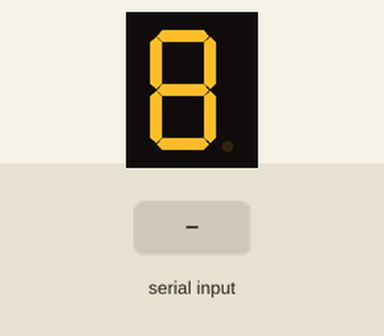
Recording of a sketch running on a simulated Arduino Uno, built with avr-gcc and run on an emulated ATmega328P. Parts: 1-digit seven-segment display. Wiring (inferred from the names in the program): 1-digit 7-segment display, segments lit when LOW: segments pin 13, pin 12, pin 11, pin 10, pin 9, pin 8, pin 7. Inputs (shaded band) come from the test bench. The segment pins are drawn as the display they are named for.

Above: at 1.2 s.
1.3 s: "1" received over Serial
At 2.2 s:
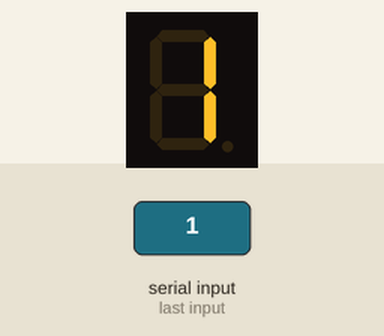
2.8 s: "2" received over Serial
At 3.4 s:
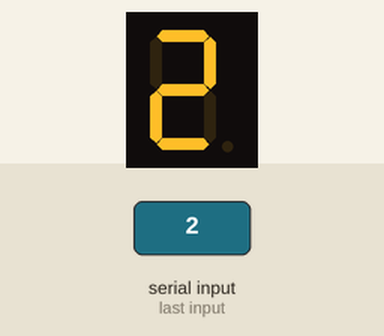
4.3 s: "3" received over Serial
At 5.5 s:
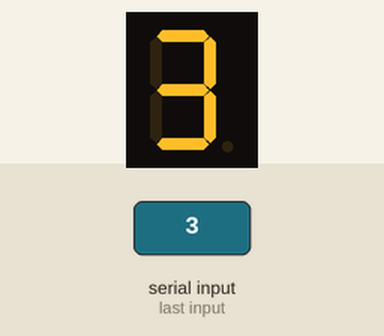
5.8 s: "4" received over Serial
At 6.8 s:
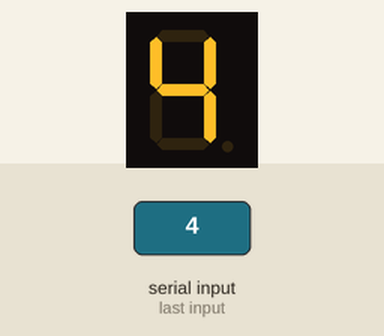
7.3 s: "5" received over Serial
At 8.0 s:
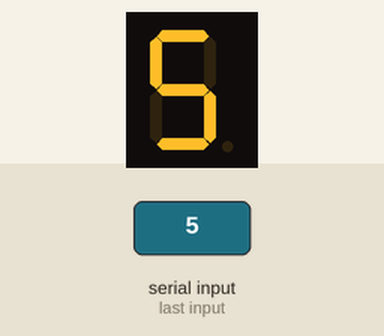
8.8 s: "6" received over Serial
At 9.1 s:
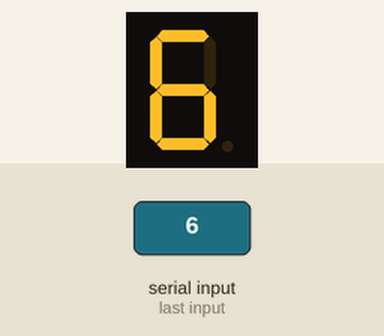
Timing chart, 0 to 11.3 s (numbered marks = the images above; inputs shaded):
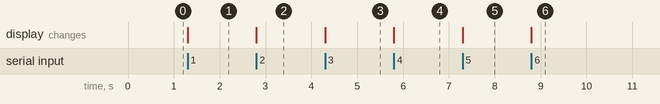

Measured:
- after the input at 1.3 s, the display: changes at once (image 1)
- after the input at 2.8 s, the display: changes at once (image 2)
- after the input at 4.3 s, the display: changes at once (image 3)
- after the input at 5.8 s, the display: changes at once (image 4)
- after the input at 7.3 s, the display: changes at once (image 5)
- after the input at 8.8 s, the display: changes at once (image 6)

The sketch:

06_Segment-SerialMoniter.ino
```cpp
// Define pin numbers for 7-segment display segments (a-g)
const int segmentPins[] = {7, 8, 9, 10, 11, 12, 13};

void setup() {
  for (int i = 0; i < 7; i++) {
    pinMode(segmentPins[i], OUTPUT);
  }
  Serial.begin(9600); // Initialize serial communication
}

void loop() {
  if (Serial.available()) {
    char num = Serial.read(); // Read a character from serial input
    if (num == '1') {
      displayDigit(1);
    } else if (num == '2') {
      displayDigit(2);
    }
      else if (num == '3') {
      displayDigit(3);
    }
      else if (num == '4') {
      displayDigit(4);
    }
      else if (num == '5') {
      displayDigit(5);
    }
      else if (num == '6') {
      displayDigit(6);
    }
      else if (num == '7') {
      displayDigit(7);
    }
      else if (num == '8') {
      displayDigit(8);
    }
      else if (num == '9') {
      displayDigit(9);
    }
      else if (num == '0') {
      displayDigit(0);
    }
  }
}

void displayDigit(int digit) {
  // Define the segment patterns for each digit (0-9)
  const byte digitPatterns[10] = {
    B0000001, // 0
    B1001111, // 1
    B0010010, // 2
    B0000110, // 3
    B1001100, // 4
    B0100100, // 5
    B0100000, // 6
    B0001111, // 7
    B0000000, // 8
    B0000100  // 9
  };
  // Set segment pins based on the digit pattern
  for (int i = 0; i < 7; i++) {
    digitalWrite(segmentPins[i], bitRead(digitPatterns[digit], i));
  }
}
```
